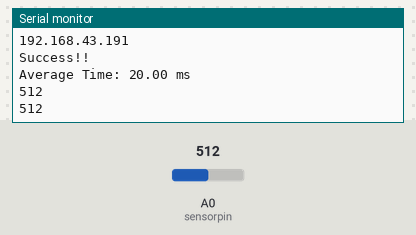
Bench run of a sketch on a simulated ESP8266 (NodeMCU). Parts: the last lines printed to the serial monitor. The inputs (shaded band) are chosen by the test bench; at power-on: A0 (sensorpin) = 512. WiFi joins after 1.5 s; servers stay silent unless stated.

Above: at 4.7 s.
4.8 s: A0 (sensorpin) set to 716
At 6.1 s:
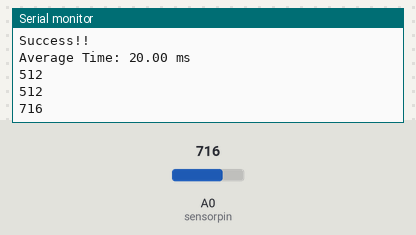
6.3 s: A0 (sensorpin) set to 900
At 7.3 s:
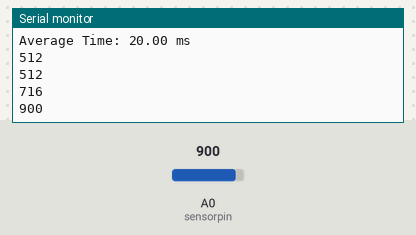
Timing chart, 0 to 9.3 s (numbered marks = the images above; inputs shaded):
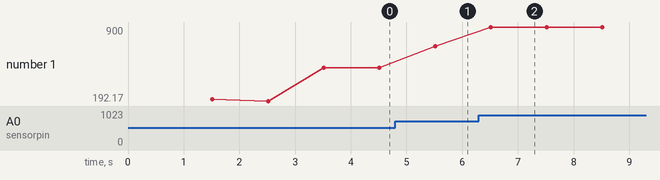

Measured:
- after the input at 4.8 s, the serial monitor: prints a new line after 0.72 s (image 1)
- after the input at 6.3 s, the serial monitor: prints a new line after 0.22 s (image 2)
- plotted number 1: 512 → 716 after the input at 4.8 s, 716 → 900 after the input at 6.3 s

The sketch:

06_WiFi_Ping_IP_Host.ino
```cpp
// (licence header left out)
#include <ESP8266WiFi.h>
#include <ESP8266Ping.h>	//Install ESP8266Ping Library
int sensorValue=0;
int sensorpin=A0;
const char* ssid     = "monkey king chandan";
const char* password = "meghananp1";

const IPAddress remote_ip(192, 168, 43, 191);
const IPAddress remote_host(208, 67, 222, 222);

//remote up is the IP of the server
void setup() {
  Serial.begin(115200);
  delay(10);

  Serial.println("");
  Serial.println("");
  Serial.println("Connecting to WiFi");

  WiFi.begin(ssid, password);

  while (WiFi.status() != WL_CONNECTED)
  {
    delay(500);
    Serial.println("Trying to Connect WiFi Network");
  }

  Serial.println("");
  Serial.println("WiFi connected");

  Serial.println("Pinging Host ");
  Serial.println(remote_host);

  if(Ping.ping(remote_host)) {
    Serial.println("Success!!");
    Serial.print("Average Time: ");
    Serial.print(Ping.averageTime());
    Serial.println(" ms");
  } else {
    Serial.println("Error Pinging given Host Name");
  }


  Serial.println("Pinging IP ");
  Serial.println(remote_ip);

  if(Ping.ping(remote_ip)) {
    Serial.println("Success!!");
    Serial.print("Average Time: ");
    Serial.print(Ping.averageTime());
    Serial.println(" ms");
  } else {
    Serial.println("Error Pinging given IP Address ");
  }


}

void loop()
{sensorValue=analogRead(sensorpin);
  Serial.println(sensorValue);
  delay(1000);
  }
```
